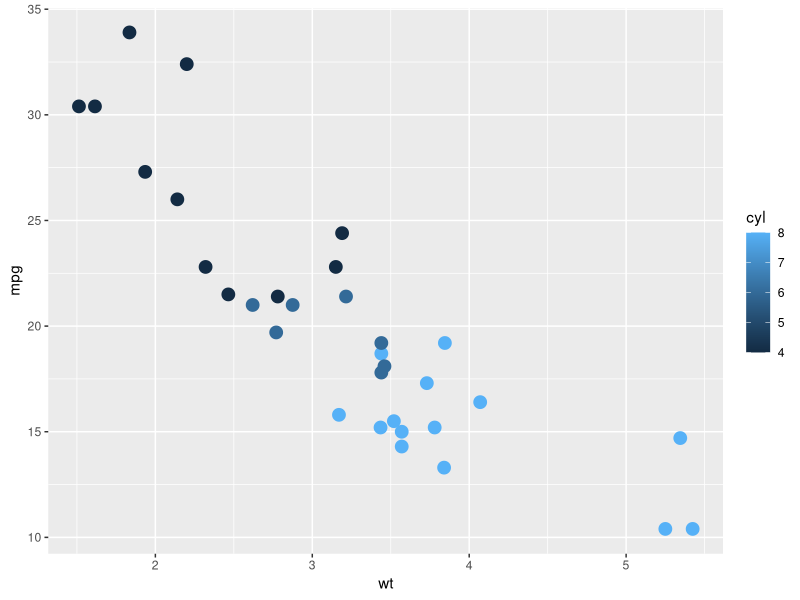
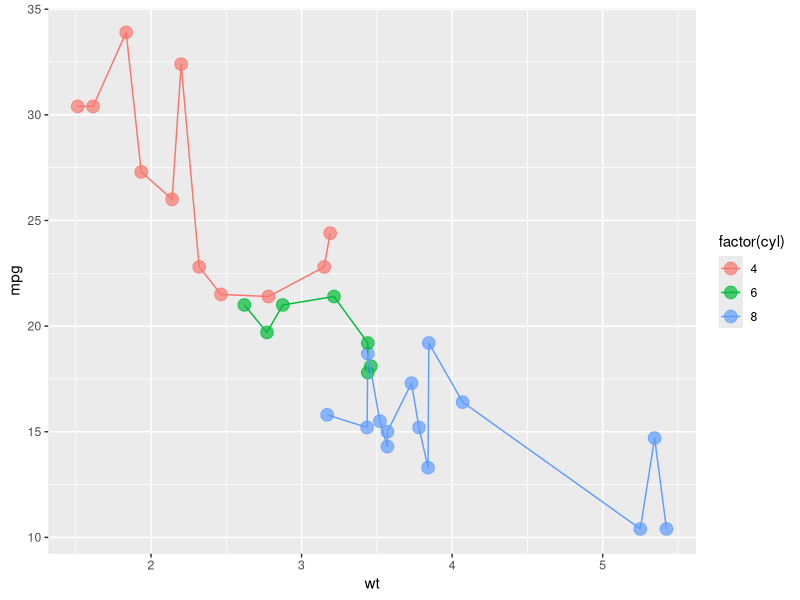

R code for these plots, in order:
## ---- chunk 1
knitr::opts_chunk$set(echo = TRUE)
## ---- chunk 2
library(datasets)
## ---- chunk 3
mtcar<-datasets::mtcars
mtcar
## ---- chunk 4
str(mtcar)
## ---- chunk 5
summary(mtcar[c("cyl","qsec")])
## ---- chunk 6
range(mtcar$mpg)
diff(range(mtcar$mpg))
## ---- chunk 7
# differrence of Q1 and Q3 is known as interquartile range (IQR)
IQR(mtcar$mpg)
## ---- chunk 8
#By default, the quantile() function returns the  ve-number summary.
quantile(mtcar$mpg)
## ---- chunk 9
quantile(mtcar$mpg, probs=c(0.33,0.99))
## ---- chunk 10
quantile(mtcar$mpg,seq(0,1,by=0.1))
## ---- chunk 11
require(ggplot2)
## ---- chunk 12
ggplot(data = mtcar)+
  geom_point(mapping = aes(x=wt,y=mpg,colour=cyl),size=4)
## ---- chunk 13
ggplot(data = mtcar)+
  geom_point(mapping = aes(x=wt,y=mpg,colour=factor(cyl)),size=4,alpha=0.7)+
  geom_line(mapping=aes(x=wt, y=mpg, group=cyl,colour=factor(cyl)))
## ---- chunk 14
cyl_table<-table(mtcar$cyl)
cyl_prop<-prop.table(cyl_table)
## ---- chunk 15
install.packages('gmodels')
## ---- chunk 16
require(gmodels)
## ---- chunk 17
chick<-datasets::ChickWeight
## ---- chunk 18
CrossTable(x = chick$weight[1:10], y=chick$Diet[1:10])
